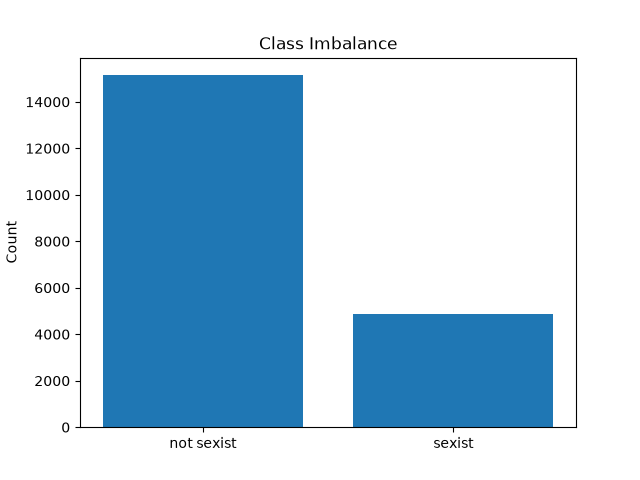

Write the Python code that produced this figure.
import sys
import io

sys.stdout = io.TextIOWrapper(sys.stdout.buffer, encoding="utf-8")

import polars as pl
import matplotlib.pyplot as plt
from pathlib import Path

df = pl.read_csv("data/raw/edos_labelled_aggregated.csv")

counts = df["label_sexist"].value_counts().sort("count", descending=True)
print("Class distribution:")
print(counts)

total = len(df)
for row in counts.iter_rows(named=True):
    print(f"  {row['label_sexist']}: {row['count']} ({row['count']/total*100:.1f}%)")

fig, ax = plt.subplots()
ax.bar(["not sexist", "sexist"], [
    counts.filter(pl.col("label_sexist") == "not sexist")["count"][0],
    counts.filter(pl.col("label_sexist") == "sexist")["count"][0],
])
ax.set_title("Class Imbalance")
ax.set_ylabel("Count")
plt.savefig("eda/class_imbalance.png")
print("Saved to eda/class_imbalance.png")
